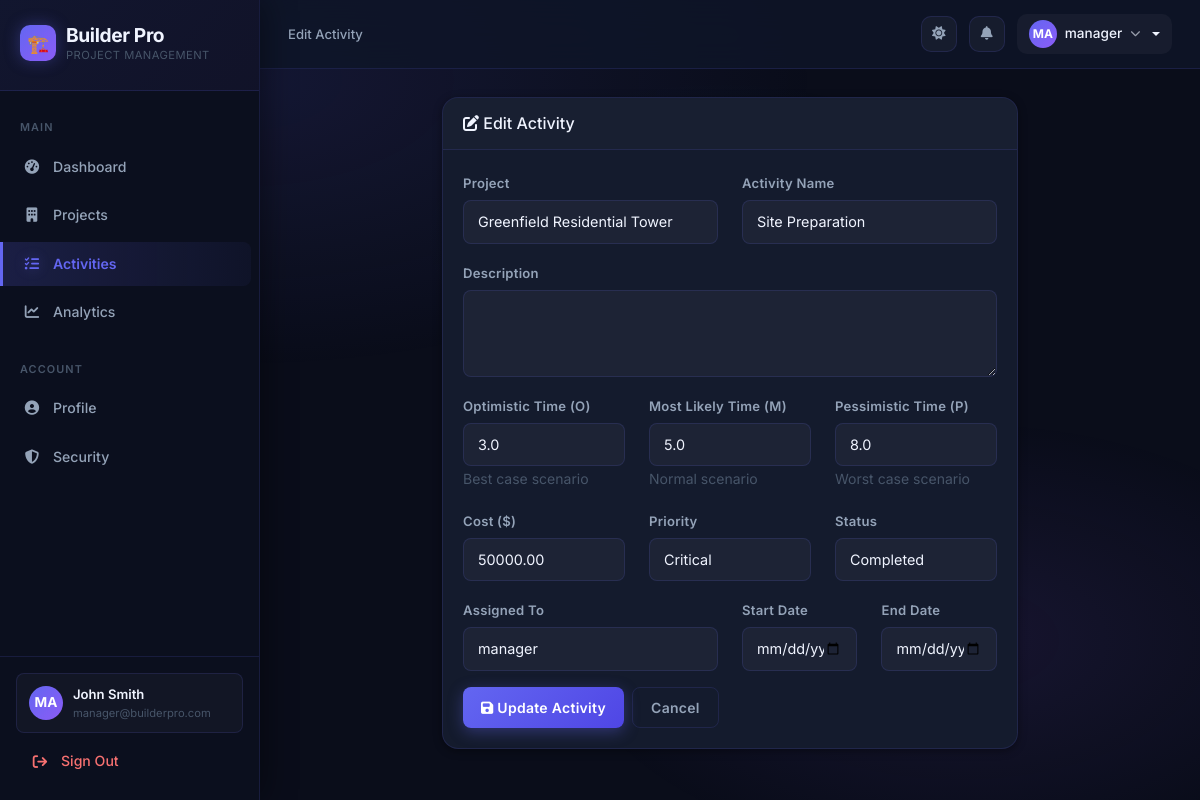
/activities/1/edit/ (signed in), run on the app's committed database.
### activities/models.py (models this page shows, shortened)
class Activity(models.Model):
    project = models.ForeignKey(Project, on_delete=models.CASCADE, related_name='activities')
    name = models.CharField(max_length=200)
    description = models.TextField(blank=True)
    optimistic_time = models.FloatField(default=0)
    most_likely_time = models.FloatField(default=0)
    pessimistic_time = models.FloatField(default=0)
    expected_duration = models.FloatField(default=0, editable=False)
    variance = models.FloatField(default=0, editable=False)
    standard_deviation = models.FloatField(default=0, editable=False)
    cost = models.DecimalField(max_digits=12, decimal_places=2, default=0)
    priority = models.CharField(max_length=20, choices=PRIORITY_CHOICES, default='medium')
    status = models.CharField(max_length=20, choices=STATUS_CHOICES, default='not_started')
    assigned_to = models.ForeignKey(User, on_delete=models.SET_NULL, null=True, blank=True, related_name='activities')
    start_date = models.DateField(null=True, blank=True)
    end_date = models.DateField(null=True, blank=True)
    earliest_start = models.FloatField(default=0, editable=False)
    earliest_finish = models.FloatField(default=0, editable=False)
    latest_start = models.FloatField(default=0, editable=False)
    latest_finish = models.FloatField(default=0, editable=False)
    float_time = models.FloatField(default=0, editable=False)
    is_critical = models.BooleanField(default=False, editable=False)
    created_at = models.DateTimeField(auto_now_add=True)
    updated_at = models.DateTimeField(auto_now=True)
    class Meta:
        verbose_name_plural = 'Activities'
        ordering = ['project', 'earliest_start']

### activities/views.py (the view)
# urls.py: path('<int:pk>/edit/', views.activity_edit, name='activity_edit'),
@login_required
@project_manager_required
def activity_edit(request, pk):
    activity = get_object_or_404(Activity, pk=pk)
    if request.method == 'POST':
        form = ActivityForm(request.POST, instance=activity)
        if form.is_valid():
            form.save()
            messages.success(request, 'Activity updated successfully!')
            return redirect('activity_detail', pk=activity.pk)
        messages.error(request, 'Please correct the errors below.')
    else:
        form = ActivityForm(instance=activity)
    return render(request, 'activities/activity_form.html', {'form': form, 'title': 'Edit Activity', 'activity': activity})

### activities/forms.py
class ActivityForm(forms.ModelForm):
    class Meta:
        model = Activity
        fields = [
            'project', 'name', 'description', 'optimistic_time', 'most_likely_time',
            'pessimistic_time', 'cost', 'priority', 'status', 'assigned_to',
            'start_date', 'end_date',
        ]
        widgets = {
            'project': forms.Select(attrs={'class': 'form-control'}),
            'description': forms.Textarea(attrs={'rows': 3, 'class': 'form-control'}),
            'start_date': forms.DateInput(attrs={'type': 'date', 'class': 'form-control'}),
            'end_date': forms.DateInput(attrs={'type': 'date', 'class': 'form-control'}),
        }
    def __init__(self, *args, **kwargs):
        super().__init__(*args, **kwargs)
        for field in self.fields.values():
            if not hasattr(field.widget.attrs, 'get') or not field.widget.attrs.get('class'):
                field.widget.attrs['class'] = 'form-control'

### projects/models.py (called while the page is built)
    def __str__(self):
        return self.name

### templates/activities/activity_form.html (shortened to what this page needs)
{% extends 'base.html' %}
{% block breadcrumb %}{{ title }}{% endblock %}
{% block content %}
<div class="row justify-content-center">
    <div class="col-md-8">
        <div class="card">
            <div class="card-header bg-white">
                <h6 class="mb-0"><i class="fas fa-{% if activity %}edit{% else %}plus{% endif %}"></i> {{ title }}</h6>
            </div>
            <div class="card-body">
                <form method="post">
                    <div class="row">
                        <div class="col-md-6 mb-3">
                            <label class="form-label">Project</label>
                            {{ form.project }}
                        </div>
                        <div class="col-md-6 mb-3">
                            <label class="form-label">Activity Name</label>
                            {{ form.name }}
                        </div>
                    </div>
                    <div class="mb-3">
                        <label class="form-label">Description</label>
                        {{ form.description }}
                    </div>
                    <div class="row">
                        <div class="col-md-4 mb-3">
                            <label class="form-label">Optimistic Time (O)</label>
                            {{ form.optimistic_time }}
                            <small class="text-muted">Best case scenario</small>
                        </div>
                        <div class="col-md-4 mb-3">
                            <label class="form-label">Most Likely Time (M)</label>
                            {{ form.most_likely_time }}
                            <small class="text-muted">Normal scenario</small>
                        </div>
                        <div class="col-md-4 mb-3">
                            <label class="form-label">Pessimistic Time (P)</label>
                            {{ form.pessimistic_time }}
                            <small class="text-muted">Worst case scenario</small>
                        </div>
                    </div>
                    <div class="row">
                        <div class="col-md-4 mb-3">
                            <label class="form-label">Cost ($)</label>
                            {{ form.cost }}
                        </div>
                        <div class="col-md-4 mb-3">
                            <label class="form-label">Priority</label>
                            {{ form.priority }}
                        </div>
                        <div class="col-md-4 mb-3">
                            <label class="form-label">Status</label>
                            {{ form.status }}
                        </div>
                    </div>
                    <div class="row">
                        <div class="col-md-6 mb-3">
                            <label class="form-label">Assigned To</label>
                            {{ form.assigned_to }}
                        </div>
                        <div class="col-md-3 mb-3">
                            <label class="form-label">Start Date</label>
                            {{ form.start_date }}
                        </div>
                        <div class="col-md-3 mb-3">
                            <label class="form-label">End Date</label>
                            {{ form.end_date }}
                        </div>
                    </div>
                    <div class="d-flex gap-2">
                        <button type="submit" class="btn btn-primary">
                            <i class="fas fa-save"></i> {% if activity %}Update{% else %}Create{% endif %} Activity
                        </button>
                        <a href="{% url 'activity_list' %}" class="btn btn-outline-secondary">Cancel</a>
                    </div>
                </form>
            </div>
        </div>
    </div>
</div>
{% endblock %}

### templates/base.html (shortened to what this page needs)
{% load static %}
<!DOCTYPE html>
<html lang="en">
<head>
    <link href="https://cdn.jsdelivr.net/npm/bootstrap@5.3.2/dist/css/bootstrap.min.css" rel="stylesheet">
    <link href="https://cdnjs.cloudflare.com/ajax/libs/font-awesome/6.5.1/css/all.min.css" rel="stylesheet">
    <link href="{% static 'css/builderpro.css' %}" rel="stylesheet">
</head>
<body {% if not user.is_authenticated %}class="auth-page"{% endif %}>
{% if user.is_authenticated %}
<div class="wrapper">
    <nav class="sidebar" id="sidebar">
        <div class="sidebar-header">
            <h3>
                <div class="sidebar-logo-icon">🏗️</div>
                <div>
                    Builder Pro
                    <div class="sidebar-tagline">Project Management</div>
                </div>
            </h3>
        </div>
        <div style="padding: 12px 0; flex: 1; overflow-y: auto;">
            <div class="nav-section-label">Main</div>
            <ul class="nav flex-column" style="list-style:none; padding:0; margin:0;">
                <li class="nav-item">
                    <a class="nav-link {% if request.resolver_match.url_name == 'dashboard' %}active{% endif %}"
                       href="{% url 'dashboard' %}">
                        <i class="fas fa-gauge-high"></i> Dashboard
                    </a>
                </li>
                <li class="nav-item">
                    <a class="nav-link {% if 'project' in request.resolver_match.url_name %}active{% endif %}"
                       href="{% url 'project_list' %}">
                        <i class="fas fa-building"></i> Projects
                    </a>
                </li>
                <li class="nav-item">
                    <a class="nav-link {% if 'activity' in request.resolver_match.url_name %}active{% endif %}"
                       href="{% url 'activity_list' %}">
                        <i class="fas fa-list-check"></i> Activities
                    </a>
                </li>
                <li class="nav-item">
                    <a class="nav-link {% if 'analytics' in request.resolver_match.url_name %}active{% endif %}"
                       href="{% url 'analytics_dashboard' %}">
                        <i class="fas fa-chart-line"></i> Analytics
                    </a>
                </li>
                <div class="nav-section-label" style="margin-top:8px;">Account</div>
                <li class="nav-item">
                    <a class="nav-link {% if request.resolver_match.url_name == 'profile' %}active{% endif %}"
                       href="{% url 'profile' %}">
                        <i class="fas fa-user-circle"></i> Profile
                    </a>
                </li>
                <li class="nav-item">
                    <a class="nav-link {% if request.resolver_match.url_name == 'change_password' %}active{% endif %}"
                       href="{% url 'change_password' %}">
                        <i class="fas fa-shield-halved"></i> Security
                    </a>
                </li>
            </ul>
        </div>
        <div class="sidebar-footer">
            <div class="sidebar-user">
                <div class="sidebar-user-avatar">{{ user.username|slice:":2"|upper }}</div>
                <div class="sidebar-user-info">
                    <div class="sidebar-user-name">{{ user.get_full_name|default:user.username }}</div>
                    <div class="sidebar-user-role">{{ user.email|default:"Admin" }}</div>
                </div>
            </div>
            <a href="{% url 'logout' %}" class="nav-link mt-2" style="color: #f87171; border-radius: 8px; padding: 9px 12px;">
                <i class="fas fa-arrow-right-from-bracket"></i> Sign Out
            </a>
        </div>
    </nav>
    <div id="content">
        <nav class="topbar">
            <div class="topbar-left">
                <span class="breadcrumb-text">
                    {% block breadcrumb %}{% endblock %}
                </span>
            </div>
            <div class="topbar-right">
                <button id="darkModeToggle" class="topbar-btn" onclick="toggleDarkMode()" title="Toggle theme">
                    <i class="fas fa-moon" id="themeIcon"></i>
                </button>
                <button class="topbar-btn" title="Notifications">
                    <i class="fas fa-bell"></i>
                </button>
                <div class="dropdown">
                    <button class="topbar-user dropdown-toggle" data-bs-toggle="dropdown" aria-expanded="false" style="border:none;">
                        <div class="topbar-user-avatar">{{ user.username|slice:":2"|upper }}</div>
                        <span class="d-none d-sm-inline">{{ user.username }}</span>
                        <i class="fas fa-chevron-down" style="font-size:0.65rem; opacity:0.6;"></i>
                    </button>
                </div>
            </div>
        </nav>
        <div class="main-content">
{% endif %}
    {% block content %}{% endblock %}
{% if user.is_authenticated %}
        </div>
    </div>
</div>
{% else %}
</div>
{% endif %}
</body>
</html>

### data on the page
Activity: project "Greenfield Residential Tower", name "Site Preparation", optimistic_time "3.0", most_likely_time "5.0", pessimistic_time "8.0", cost "50000.00", priority "Critical", status "Completed", assigned_to "manager"

### other printed values
{{ user.username|slice:":2"|upper }} "MA"
{{ user.get_full_name|default:user.username }} "John Smith"
{{ user.email|default:"Admin" }} "manager@builderpro.com"
{{ title }} "Edit Activity"
{{ user.username }} "manager"
